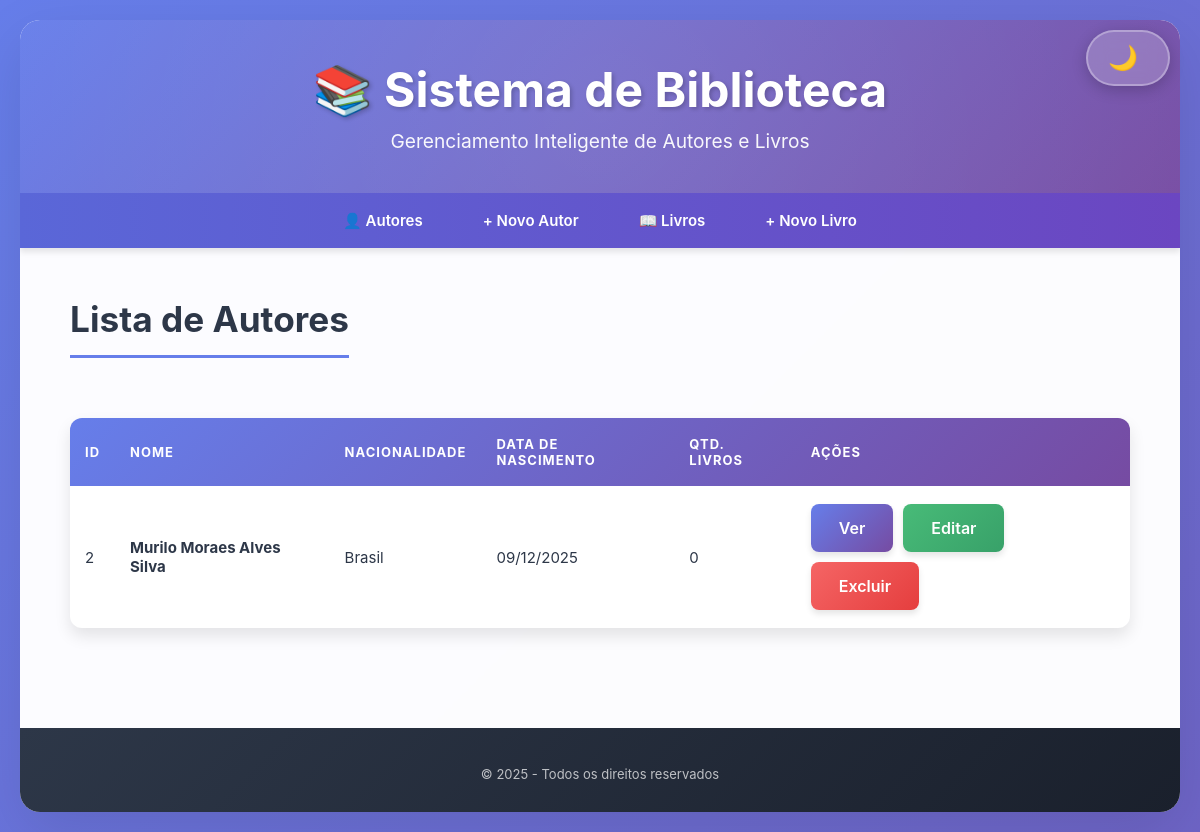
The page / on the database its author committed.
### biblioteca/models.py (models this page shows, shortened)
class Autor(models.Model):
    nome = models.CharField(max_length=200, verbose_name="Nome Completo")
    nacionalidade = models.CharField(max_length=100, verbose_name="Nacionalidade")
    data_nascimento = models.DateField(verbose_name="Data de Nascimento")
    biografia = models.TextField(blank=True, null=True, verbose_name="Biografia")
    data_cadastro = models.DateTimeField(auto_now_add=True, verbose_name="Data de Cadastro")
    class Meta:
        verbose_name = "Autor"
        verbose_name_plural = "Autores"
        ordering = ['nome']
    def quantidade_livros(self):
        return self.livros.count()

### biblioteca/views.py (the view)
# urls.py: path('', views.autor_list, name='autor_list'),
def autor_list(request):
    autores = Autor.objects.all()
    return render(request, 'biblioteca/autor_list.html', {'autores': autores})

### biblioteca/templates/biblioteca/autor_list.html (shortened to what this page needs)
{% extends 'biblioteca/base.html' %}
{% block content %}
<h2>Lista de Autores</h2>
{% if autores %}
<table>
    <thead>
        <tr>
            <th>ID</th>
            <th>Nome</th>
            <th>Nacionalidade</th>
            <th>Data de Nascimento</th>
            <th>Qtd. Livros</th>
            <th>Ações</th>
        </tr>
    </thead>
    <tbody>
        {% for autor in autores %}
        <tr>
            <td>{{ autor.id }}</td>
            <td><strong>{{ autor.nome }}</strong></td>
            <td>{{ autor.nacionalidade }}</td>
            <td>{{ autor.data_nascimento|date:"d/m/Y" }}</td>
            <td>{{ autor.quantidade_livros }}</td>
            <td>
                <div class="actions">
                    <a href="{% url 'autor_detail' autor.pk %}" class="btn btn-primary">Ver</a>
                    <a href="{% url 'autor_update' autor.pk %}" class="btn btn-success">Editar</a>
                    <a href="{% url 'autor_delete' autor.pk %}" class="btn btn-danger">Excluir</a>
                </div>
            </td>
        </tr>
        {% endfor %}
    </tbody>
</table>
{% endif %}
{% endblock %}

### biblioteca/templates/biblioteca/base.html (style rules this page uses)
:root { --bg-gradient-1: #667eea; --bg-gradient-2: #764ba2; --container-bg: rgba(255, 255, 255, 0.98); --text-primary: #2d3748; --text-secondary: #718096; --card-bg: white; --border-color: #e2e8f0; --hover-bg: #f7fafc; --input-bg: white; --shadow: rgba(0,0,0,0.1); --footer-bg-1: #2d3748; --footer-bg-2: #1a202c; }
* { margin: 0; padding: 0; box-sizing: border-box; }
body { font-family: 'Inter', 'Segoe UI', Tahoma, Geneva, Verdana, sans-serif; background: linear-gradient(135deg, var(--bg-gradient-1) 0%, var(--bg-gradient-2) 100%); min-height: 100vh; padding: 20px; animation: gradientShift 15s ease infinite; background-size: 200% 200%; transition: background 0.5s ease; }
h2 { color: var(--text-primary); font-size: 2.2em; margin-bottom: 30px; padding-bottom: 15px; border-bottom: 3px solid #667eea; display: inline-block; }
.btn { display: inline-block; padding: 14px 28px; border-radius: 8px; text-decoration: none; transition: all 0.3s; border: none; cursor: pointer; font-size: 16px; font-weight: 600; box-shadow: 0 4px 6px var(--shadow); position: relative; overflow: hidden; }
.btn::before { content: ''; position: absolute; top: 50%; left: 50%; width: 0; height: 0; border-radius: 50%; background: rgba(255,255,255,0.3); transform: translate(-50%, -50%); transition: width 0.6s, height 0.6s; }
.btn-primary { background: linear-gradient(135deg, #667eea 0%, #764ba2 100%); color: white; }
.btn-success { background: linear-gradient(135deg, #48bb78 0%, #38a169 100%); color: white; }
.btn-danger { background: linear-gradient(135deg, #f56565 0%, #e53e3e 100%); color: white; }
table { width: 100%; border-collapse: separate; border-spacing: 0; margin-top: 30px; background: var(--card-bg); border-radius: 12px; overflow: hidden; box-shadow: 0 8px 16px var(--shadow); animation: slideUp 0.5s ease; }
thead { background: linear-gradient(135deg, #667eea 0%, #764ba2 100%); color: white; }
th { padding: 18px 15px; text-align: left; font-weight: 700; text-transform: uppercase; font-size: 13px; letter-spacing: 1px; }
td { padding: 18px 15px; border-bottom: 1px solid var(--border-color); color: var(--text-primary); font-size: 15px; }
tbody tr { transition: all 0.3s; }
tbody tr:last-child td { border-bottom: none; }
.actions { display: flex; gap: 10px; flex-wrap: wrap; }

### rows shown on the page
Autor: id "2", nome "Murilo Moraes Alves Silva", nacionalidade "Brasil", data_nascimento "09/12/2025", quantidade_livros "0"
